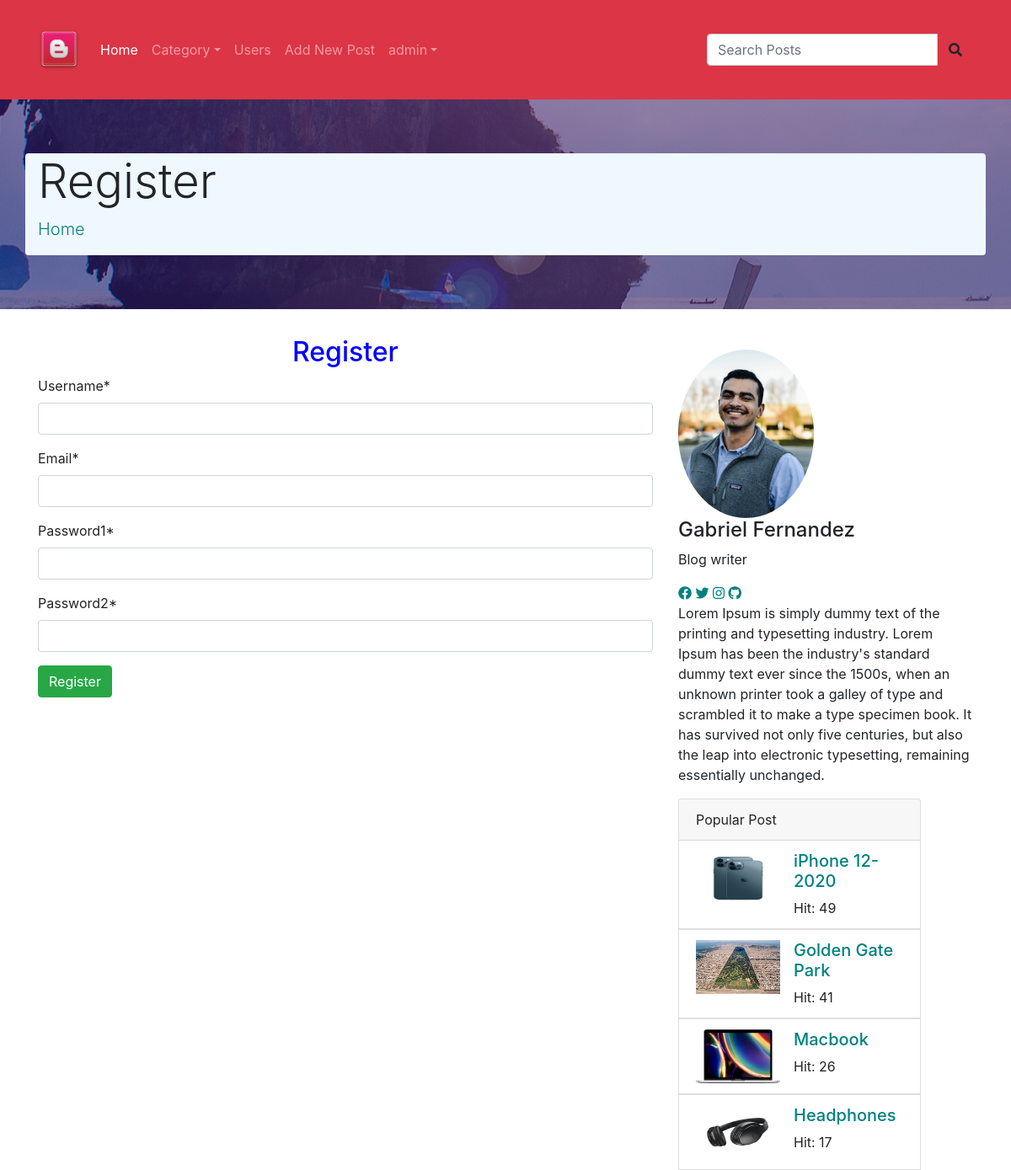
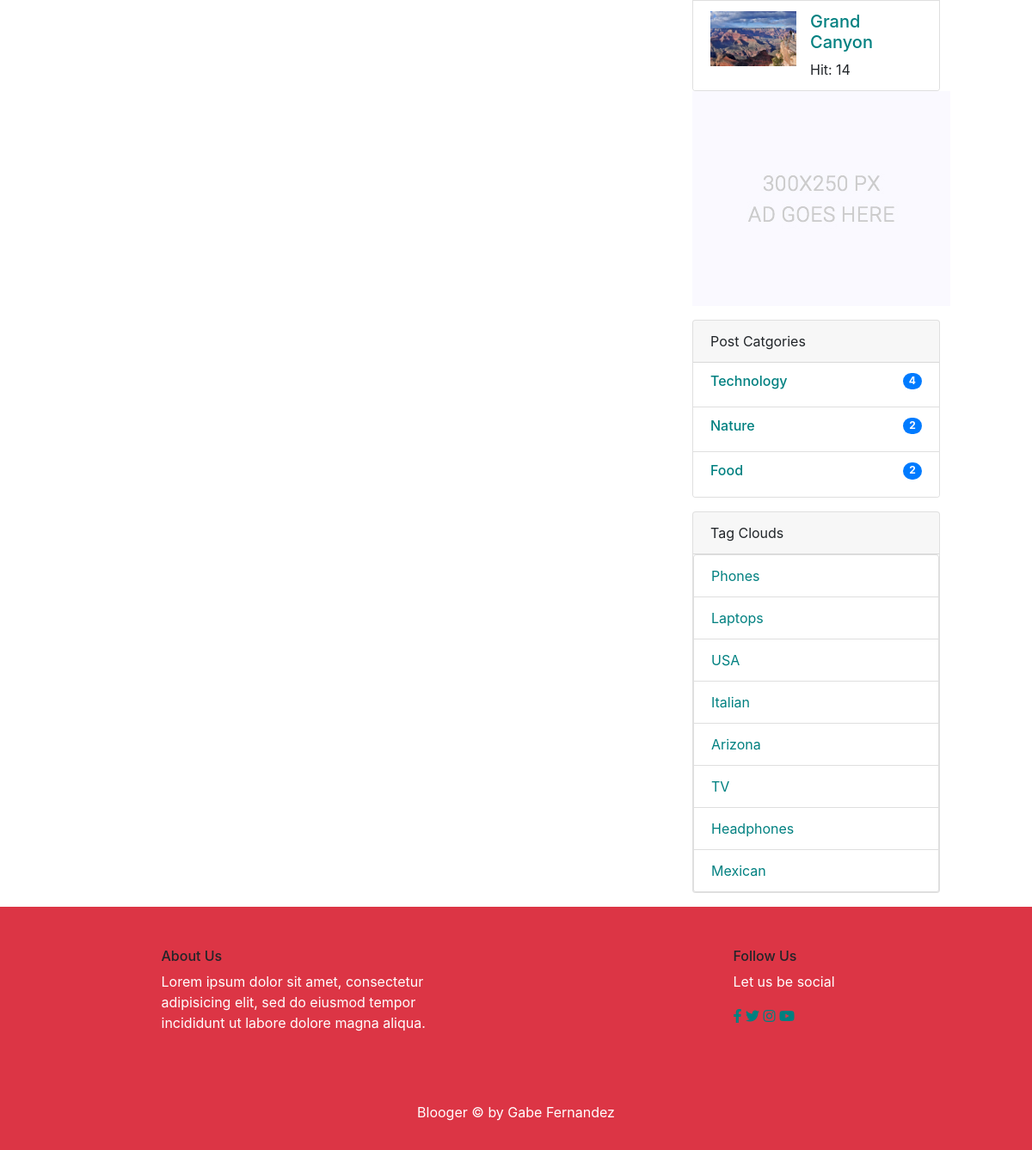
The app's page /users/register/ (signed in) with its own data (2 pictures, top to bottom).
### posts/models.py (models this page shows, shortened)
class Post(models.Model):
    title = models.CharField(max_length=150)
    content = models.TextField()
    publishing_date = models.DateField(auto_now_add=True)
    image = models.ImageField(blank=True, null=True, upload_to='uploads')
    user = models.ForeignKey(settings.AUTH_USER_MODEL, on_delete=models.CASCADE)
    slug = models.SlugField(default="slug", editable=False)
    category = models.ForeignKey(Category, on_delete=models.CASCADE, related_name="posts", default=1)
    tag = models.ManyToManyField(Tag, related_name="posts", blank=True)
    slider_post = models.BooleanField(default=False)
    hit = models.PositiveIntegerField(default=0)

class Category(models.Model):
    title = models.CharField(max_length=100)
    slug = models.SlugField(editable=False)
    def post_count(self):
        return self.posts.all().count()

class Tag(models.Model):
    title = models.CharField(max_length=50)
    slug = models.SlugField(editable=False)
    def __str__(self):
        return self.title

### users/views.py (the view)
# urls.py: path('register/', RegisterView.as_view(), name='register'),
class RegisterView(CreateView):
    template_name = 'users/register.html'
    form_class = RegisterForm
    success_url = '/'

### users/forms.py
class RegisterForm(UserCreationForm):
    username = forms.CharField(max_length=50)
    email = forms.EmailField(max_length=50)
    password1 = forms.CharField(widget=forms.PasswordInput)
    password2 = forms.CharField(widget=forms.PasswordInput)
    class Meta(UserCreationForm):
        model = User
        fields = ('username', 'email', 'password1', 'password2')

### posts/templatetags/custom_tags.py (called while the page is built)
@register.simple_tag(name="categories")
def all_categories():
    return Category.objects.all()

@register.simple_tag(name="tags")
def all_tags():
    return Tag.objects.all()

@register.simple_tag(name="hit_posts")
def hit_posts():
    return Post.objects.order_by('-hit')[:5]

### templates/users/register.html (shortened to what this page needs)
{% extends 'posts/base.html'%}
{% load static %}
{%load crispy_forms_tags%}
{% block content %}
        <div class="jumbotron jumbotron-fluid banner">
          <div class="container d-flex justify-content-center flex-column banner-text rounded">
            <h1 class="display-4">Register</h1>
            <p class="lead"><a href="{% url 'index' %}">Home</a></p>
          </div>
        </div>
        <section class="blog_area p_120">
            <div class="container">
                <div class="row">
                    <div class="col-lg-8">
                        <h2 style="text-align:center;color:blue">Register</h2>
                        <div class="blog_left_sidebar">
                            <form method="POST">
                                {{ form|crispy}}
                                <button type="submit" class="btn btn-success">Register</button>
                            </form>
                        </div>
                    </div>
                    {% include 'posts/sidebar.html' %}
                </div>
            </div>
        </section>
{% endblock %}

### templates/posts/base.html (shortened to what this page needs)
<!doctype html>
<html lang="en">
    <head>
        {% load static %}
        {% load custom_tags %}
        <link rel="stylesheet" href="https://cdnjs.cloudflare.com/ajax/libs/font-awesome/5.15.1/css/all.min.css">
        <link rel="stylesheet" href="https://cdn.jsdelivr.net/npm/bootstrap@4.5.3/dist/css/bootstrap.min.css">
        <link rel="stylesheet" type="text/css" href="{% static 'css/mycss.css'%}">
    </head>
    <body>
        <header class="header">
				<nav class="navbar navbar-expand-lg navbar-dark bg-danger">
					<div class="container my-3">
						<a class="navbar-brand " href="{% url 'index'%}"><img src="{% static "img/favicon.png" %}" alt="" width="50" height="50" alt="" loading="lazy"></a>
						<div class="collapse navbar-collapse" id="navbarNavDropdown">
                            <ul class="navbar-nav mr-auto">
								<li class="nav-item active"><a class="nav-link" href="{% url 'index'%}">Home</a></li>
                                <li class="nav-item dropdown">
									<a class="nav-link dropdown-toggle" href="#" id="navbarDropdown" role="button" data-toggle="dropdown" aria-haspopup="true" aria-expanded="false">Category</a>
                                        {% categories as categories %}
                                </li>
                                <li class="nav-item"><a class="nav-link" href="{% url 'users:user_list'%}">Users</a></li>
                                {% if user.is_authenticated %}
                                <li class="nav-item"><a class="nav-link" href="{% url 'create_post'%}">Add New Post</a></li>
								<li class="nav-item submenu dropdown">
									<a href="#" class="nav-link dropdown-toggle" data-toggle="dropdown" role="button" aria-haspopup="true" aria-expanded="false">{{user.username}}</a>
								</li>
                                {% else %}
                                <li class="nav-item"><a class="nav-link" href="{% url 'users:register'%}">Register</a></li>
                                <li class="nav-item"><a class="nav-link" href="{% url 'users:login'%}">Login</a></li>
                                {% endif %}
							</ul>
                        <aside class="my-3 rounded  d-flex flex-row-reverse">
                                <form action="{% url 'search' %}" method="GET" >
                                    <div class="input-group">
                                        <input type="text" class="form-control" placeholder="Search Posts" name="q">
                                        <span class="input-group-btn">
                                            <button class="btn btn-default" type="submit"><i class="fas fa-search "></i></button>
                                        </span>
                                    </div>
                                </form>
                            </aside>
					</div>
				</nav>
        </header>
    {% block content %}
    {% endblock %}
        <footer class="footer-area bg-danger " style="display:flex">
            <div class="container">
                <div class="row my-5 d-flex justify-content-around">
                    <div class="col-lg-4  col-md-4 col-sm-4">
                        <div class=" ">
                            <h6 class="footer_title">About Us</h6>
                            <p>Lorem ipsum dolor sit amet, consectetur adipisicing elit, sed do eiusmod tempor incididunt ut labore dolore magna aliqua.</p>
                        </div>
                    </div>
                    <div class="col-lg-2 col-md-6 col-sm-6">
                        <div class="single-footer-widget f_social_wd">
                            <h6 class="footer_title">Follow Us</h6>
                            <p>Let us be social</p>
                            <div class="f_social">
                                <a href="#"><i class="fab fa-facebook-f"></i></a>
								<a href="#"><i class="fab fa-twitter"></i></a>
								<a href="#"><i class="fab fa-instagram"></i></a>
								<a href="#"><i class="fab fa-youtube"></i></a>
                            </div>
                        </div>
                    </div>
                </div>
                <div class="footer-copyright text-center py-3">
                    <p class="col-lg-12 footer-text text-center">
                        Blooger &copy; by Gabe Fernandez
                    </p>
                </div>
            </div>
        </footer>
    </body>
</html>

### templates/posts/sidebar.html (shortened to what this page needs)
{% load static %}
{% load custom_tags %}
<div id=" sidebar"class=" col-lg-4" >
                        <div class="blog_right_sidebar my-3">
                            <aside class="author_section">
                                <img class="author_img rounded-circle" id="author_img" src="{% static "img/blog/gabe.png" %}" alt="">
                                <h4>Gabriel Fernandez</h4>
                                <p>Blog writer</p>
                                <div class="social_icon">
                                    <a href="#"><i class="fab fa-facebook"></i></a>
                                    <a href="#"><i class="fab fa-twitter"></i></a>
                                    <a href="#"><i class="fab fa-instagram"></i></a>
                                    <a href="#"><i class="fab fa-github"></i></a>
                                </div>
                                <p>Lorem Ipsum is simply dummy text of the printing and typesetting industry. Lorem Ipsum has been the industry's standard dummy text ever since the 1500s, when an unknown printer took a galley of type and scrambled it to make a type specimen book. It has survived not only five centuries, but also the leap into electronic typesetting, remaining essentially unchanged.</p>
                            </aside>
                            <div class="card" style="width: 18rem;">
                               <div class="card-header">
                                    Popular Post
                               </div>
                                {% hit_posts as posts %}
                                {% for post in posts %}
                               <ul class="list-group list-group-flush">
                                    <li class="list-group-item">
                                        <div class="media">
                                            <img src="{{post.image.url}}" class="mr-3" alt="..." style="height:64px; width:100px;">
                                            <div class="media-body">
                                                <a href="{% url 'detail' post.pk post.slug %}"><h5>{{ post.title }}</h5></a>
                                                Hit: {{post.hit}}
                                            </div>
                                        </div>
                                    </li>
                               </ul>
                                {%endfor %}
                            </div>
                            <aside class="single_sidebar_widget">
                                <a href="#"><img class="img-fluid" src="{% static "img/blog/add.jpg" %}" alt=""></a>
                            </aside>
                            <div class="card mt-3 " style="width: 18rem;">
                                <div class="card-header">
                                    Post Catgories
                                </div>
                                <ul class="list-group list-group-flush">
                                    {% categories as categories %}
                                    {% for category in categories %}
                                    <li class="list-group-item">
                                        <a href="{% url 'category_detail' pk=category.pk slug=category.slug %}" class="d-flex justify-content-between">
                                            <h6>{{category.title}}</h6>
                                            <h6 class="badge badge-primary badge-pill">{{category.post_count}}</h6>
                                        </a>
                                    </li>
                                    {% endfor %}
                                </ul>
                            </div>
                            <div class="card mt-3" style="width: 18rem;">
                                <div class="card-header">
                                    Tag Clouds
                                </div>
                                <ul class="list-group">
                                    {% tags as labels %}
                                    {% for label in labels%}
                                    <li class="list-group-item"><a href="{% url 'tag_detail' slug=label.slug%}">{{label}}</a></li>
                                    {% endfor %}
                                </ul>
                            </div>
                        </div>
                    </div>

### static/css/mycss.css (style rules this page uses)
a:link { color: teal; background-color: transparent; text-decoration: none; }
.banner { background: url(../img/banner/home-banner.jpg) no-repeat scroll center center; display:flex; }
.banner-text { background-color:#F0F8FF; }
#author_img { width:auto; height:200px; }
footer p { color:white; }

### records on screen
Post: image (picture), title "iPhone 12-2020", hit "49"
Post: image (picture), title "Golden Gate Park", hit "41"
Post: image (picture), title "Macbook", hit "26"
Post: image (picture), title "Headphones", hit "17"
Post: image (picture), title "Grand Canyon", hit "14"
Category: title "Technology", post_count "4"
Category: title "Nature", post_count "2"
Category: title "Food", post_count "2"
Tag: title "Phones"
Tag: title "Laptops"
Tag: title "USA"
Tag: title "Italian"
Tag: title "Arizona"
Tag: title "TV"
Tag: title "Headphones"
Tag: title "Mexican"

### other values on screen
{{ user.username }} "admin"
